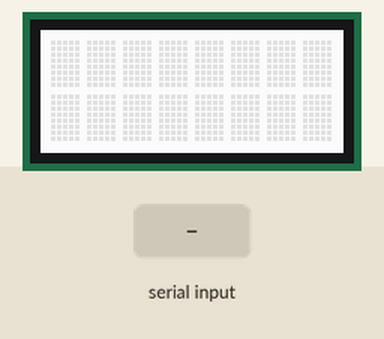
This sketch was run on a simulated Arduino Uno, built with avr-gcc and run on an emulated ATmega328P. Parts: 8×2 character LCD. The inputs (shaded band) are chosen by the test bench. What the sketch prints to the serial monitor is not drawn.

Above: at 1.2 s.
1.3 s: "nicole" received over Serial
At 2.5 s:
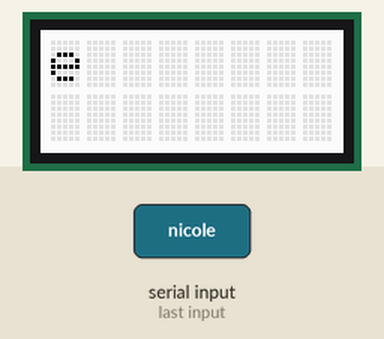
2.8 s: "starf" received over Serial
At 3.5 s:
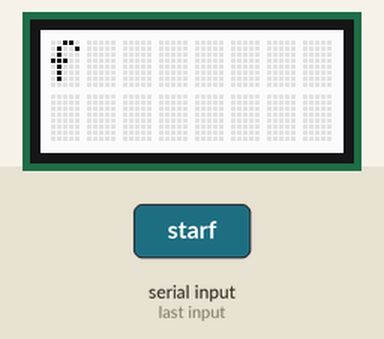
4.3 s: "balai jupiter" received over Serial
At 5.5 s:
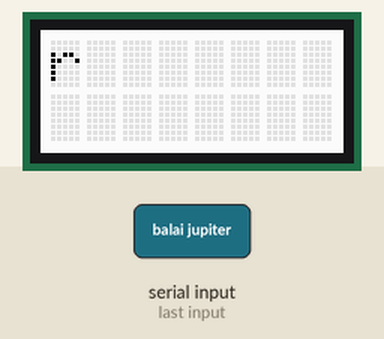
5.8 s: "1" received over Serial
At 6.4 s:
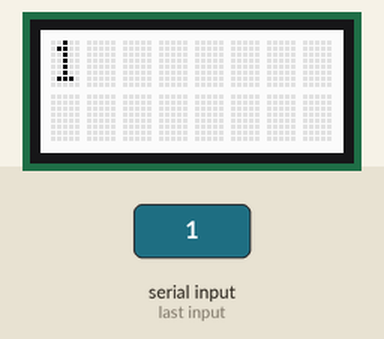
Timing chart, 0 to 8.3 s (numbered marks = the images above; inputs shaded):
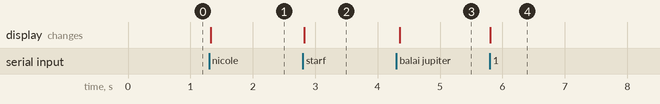

Measured:
- after the input at 1.3 s, the display: changes at once (image 1)
- after the input at 2.8 s, the display: changes at once (image 2)
- after the input at 4.3 s, the display: changes after 0.05 s (image 3)
- after the input at 5.8 s, the display: changes at once (image 4)

The sketch:

PROJET_BASE.ino
```cpp
#include <rgb_lcd.h>
#include <Wire.h>


rgb_lcd lcd;

String chaineReception="";
int octetReception=0; // variable de stockage des valeurs reçues sur le port Série (ASCII)
char caractereRecu=0; // variable pour stockage caractère recu

void setup() {

  Serial.begin(115200); //initial the Serial
  lcd.begin(8,2);
}

void loop() {

  while (Serial.available()>0) { // tant qu'un octet en réception

        octetReception=Serial.read(); // Lit le 1er octet reçu et le met dans la variable
        caractereRecu=char(octetReception); // convertit l'octet reçu en caractère
        chaineReception=chaineReception+caractereRecu; // ajoute le caratère au String

          if (chaineReception == "nicole") {
            lcd.clear();
            Serial.println (chaineReception);
            lcd.print(chaineReception);
            chaineReception = chaineReception="";
          };

          if (chaineReception == "starf") {
            lcd.clear();
            Serial.println (chaineReception);
            lcd.print(chaineReception);
            chaineReception = chaineReception="";
          };

          if (chaineReception == "balai jupiter") {
            lcd.clear();
            Serial.println (chaineReception);
            lcd.print(chaineReception);
            chaineReception = chaineReception="";
          };
            if (chaineReception == chaineReception) {
            lcd.clear();
            Serial.println (chaineReception);
            lcd.print(chaineReception);
            chaineReception = chaineReception="";
          };
  }
}
```
